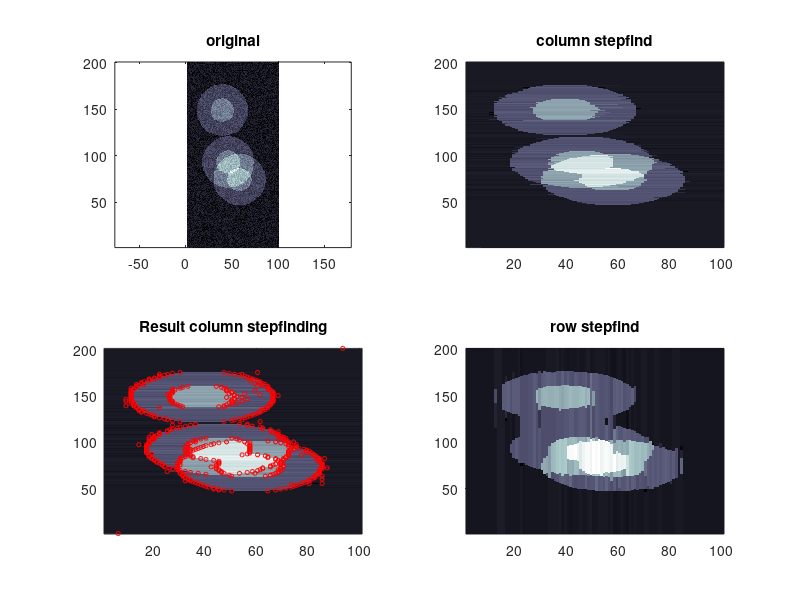

This figure's MATLAB source:
function [stepfitim_c,stepfitim_r,stepcoords_r,stepcoords_c]=matrix_stepfind_image(im)
%JWJK_C*:----[add ABCorC*----------------------------------------------------
%Title: Reduce an image by sepfinding along rows or columns
%Summary: %This function performs ccolumn- and row wise step analysis on a image. 
%The result is combined to yield coordinates of edges detected either column- or  row-wise  
%Input: image or auto-run-option
%Output: [stepidx,XXr(stepidx) YYr(stepidx) stepsX(:,3) stepsX(:,4)];
%References: CD lab, written by Jacob Kers, 2015/19
%:JWJK_C*-----[add ABCorC*---------------------------------------------------   

% 'Use this section for a Quicksheet'
    %---------------------------------------------------------------
    
    
  if nargin <1  %demo mode
    close all;
    hfz=50;     BuildPsf=hfz/3;
    lox=-hfz; hix=+hfz; loy=-2*hfz; hiy=+2*hfz;
    Spotno=3;
    im=1*rand(4*hfz+1,2*hfz+1);   
    [XX,YY]=meshgrid(lox:+hix,loy:hiy);    
    spotvectorX=(rand(Spotno,1)*hfz+hfz/2)-hfz; 
    spotvectorY=(rand(Spotno,1)*2*hfz+hfz)-2*hfz;
    for ii=1:Spotno
        RR=((XX-spotvectorX(ii)).^2+(YY-spotvectorY(ii)).^2).^0.5;
        spotpic=round(2*exp(-(RR/(BuildPsf*(2^0.5))).^2));
        im=im+spotpic;
    end
    if nargin<1
        close all;
        subplot(2,2,1);
        pcolor(im); colormap(bone) ;axis equal; shading flat; hold on;
        title('original');
    end
  end
tic
im0=im-min(im(:));   
%% row stepfind
[rr,cc]=size(im0);
    data=im0(:);
    initval.stepnumber=floor(length(data)/5); 
    initval.overshoot=1;
    initval.DemoMode=0;
    
    [FitX,stepsX,~]=StepfinderCoreCopy(data,initval);
    stepfitim_r=reshape(FitX,rr,cc);
    [XXr,YYr]=meshgrid(1:rr,1:cc);
    stepidx=stepsX(:,1); %index of step locations
    stepcoords_r=[stepidx,XXr(stepidx) YYr(stepidx) stepsX(:,3) stepsX(:,4)];
    
           
%% column stepfind
    imt=im0';
    datat=imt(:);
    initval.stepnumber=floor(length(data)/5); 
    initval.overshoot=1;
    initval.DemoMode=0;
    [FitX,stepsX,~]=StepfinderCoreCopy(datat,initval);    
    stepfitim_c=(reshape(FitX,cc,rr));
    [XXc,YYc]=meshgrid(1:rr,1:cc);
    stepidx=stepsX(:,1); %index of step locations
    stepcoords_c=[stepidx,XXc(stepidx) YYc(stepidx) stepsX(:,3) stepsX(:,4)];
    toc
    
    if  nargin<1
        close all;
        subplot(2,2,1);
        pcolor(im0); colormap(bone) ;shading flat; hold on;
        title('original');
        
        subplot(2,2,2);
        pcolor(stepfitim_c'); colormap(bone) ;shading flat;  hold on;
        title('column stepfind');
        
        subplot(2,2,3);
        pcolor(stepfitim_c'); colormap(bone) ;shading flat;  hold on;
        plot(stepcoords_c(:,3)+0.5, stepcoords_c(:,2)+0.5, 'ro', 'MarkerSize',3); 
        title('Result column stepfinding');       
    
        
        subplot(2,2,4);
        pcolor(stepfitim_r); colormap(bone) ;shading flat;  hold on;
        title('row stepfind');
        pause(0.1);
        dum=1;
    end
        

function [FitX,stepsX,S_fin]=StepfinderCoreCopy(X,initval)
%% This section (line 8 to line 240) contains the 'Core' function of the stepfinder; 
%it can be cut and autorun independently (on an auto-simulated curve) for demo purposes
    
 %This function performs a step-fitting algorithm on data in a quick fashion.
%Background theory can be found in  Supplement 3 of the paper: "Assembly dynamics of microtubules at molecular resolution" 
%J.W. Kerssemakers, E. L. Munteanu, L. Laan, T.L. Noetzel, M.E. Janson, M. Dogterom 
%Nature  442(7103) 709-12 (2006). 
%Algorhitm code developed by Jacob Kerssemakers
%GUI shell developed by Luuk Loeff
%output: list of stepsizes: [index time  levelbefore levelafter step dwelltimeafter steperror]
if nargin<2
    %close all;
    addpath(genpath(pwd));
    X=StepMaker_NestedStepsBuilder;
    initval.stepnumber=floor(length(X)); 
    initval.overshoot=1;
    initval.DemoMode=1;
end
 %tic 
 %disp('number of data points'); disp(length(X))
    %% 1 split, estimate best fit, repeat
    initval.stepnumber=min([ceil(length(X)/4) initval.stepnumber]);
    [~,~,S_raw]=Split_until_ready(X,initval); %run 1: full iteration    
    [bestshot,S_fin]=Eval_Scurve(S_raw);
    initval.stepnumber=round(min([( bestshot-1)*initval.overshoot ceil(length(X)/4)])); 
    [FitX,~,~]=Split_until_ready(X,initval); %run2: estimate done by the program
    stepsX=Get_Steps(FitX); 

%toc   
if initval.DemoMode
    figure(50);
    subplot(2,1,1); plot(X,'y'),hold;plot(FitX,'k','LineWidth',2);
    title('Data and Fit');xlabel('time');ylabel('position,a.u.');
    subplot(2,1,2); semilogx(S_fin,'k-','LineWidth',2);
    title('S-curve');xlabel('Stepnumber');ylabel('S-value, a.u.');
end


function [bestshot,S_fin]=Eval_Scurve(S_raw)
    S_raw(S_raw<1)=1; S2=S_raw-1;  %remove base line
    BaseLine=linspace(0,S2(end),length(S2)); S3=S2-BaseLine';
    %S4=smooth(S3,ceil(ix/25));
    [~,i1]=max(S3);  %peak
    %sel=find(S3>0.9*pk1);i2=max(sel(sel>=i1)); bestshot=i2;
    bestshot=i1;
    S_fin=S3;
  
    
function stepsX=Get_Steps(FitX)
%list of stepsizes: [index time step levelbefore levelafter dwelltimeafter]    
    lx=length(FitX);
    T=(1:lx)';
    difX=FitX(2:lx)-FitX(1:lx-1);
    sel=find(difX~=0);    
    lsel=length(sel);
    dwellX=T(sel(2:lsel))-T(sel(1:lsel-1)); dwellX=[dwellX' T(lx)-T(sel(lsel))]';
    stepsX=[sel T(sel) FitX(sel) FitX(sel+1) difX(sel) dwellX]; 
            
function [FitX,f,S]=Split_until_ready(X,initval)
     c=1; stop=0;
     N=length(X);    
     FitX=mean(X)*ones(N,1); 
     S=ones(initval.stepnumber,1);

     %Create the first plateau------------------------------------------
     istart=1; istop=length(X);
     [inxt, avl, avr,rankit]=Splitfast(X(istart:istop));           
     f=[[1, 1, 1, 0, 0,0];
        [istart, istop, inxt+istart-1, avl, avr,rankit]; ...
        [N, N, N,0, 0,0]];  
     %parameters needed for calculating S(1):-----------------
    qx=sum(X.^2);                                   %sum of squared data
    qm=N*(mean(X))^2;                               %sum of squared averages plateaus, startvalue
    aqm=(inxt-istart+1)*avl^2+(istop-inxt)*avr^2;   %sum of squared averages anti-plateaus, startvalue
    S(c)=(qx-aqm)/(qx-qm);                          %S: ratio of variances of fit and anti-fit        
    %---------------------------------       
     
     while stop==0 %Split until ready----------------------------------
        c=c+1;
        fsel=find((f(:,2)-f(:,1)>5)&f(:,6)~=0);        %among those plateaus sensibly long..
        [~,idx2]=max(f(fsel,6)); idx=(fsel(idx2));   %...find the best candidate to split. 
        FitX=Adapt_Fit(f,idx,FitX);                     %adapt fit-curve
        [f,qm,aqm]=expand_f(f,qm,aqm,idx,X);            %adapt plateau-table; adapt S
        S(c)=(qx-aqm)/(qx-qm);                             %Calculate new S-function  
        stop=(1.0*c>initval.stepnumber);
        
        plotmoment=((c<10)|((c>50)&(c<1000)&(mod(c,10)==0))|...
                    (c>1000)&(c<2000)&(mod(c,100)==0)|...
                    (c>2000)&(mod(c,500)==0));
                
        if initval.DemoMode && plotmoment
         %close all;
         figure(50);
            subplot(2,1,1); 
                plot(X,'y'),hold on;
                plot(FitX,'k','LineWidth',1);
                hold off;
        title('Demo of StepfinderCoreCopy')
        legend('Data', 'Fit');
            xlabel('time');ylabel('position,a.u.');
            subplot(2,1,2); 
                semilogx(S,'-k','LineWidth',2);
                title('S-curve');xlabel('Stepnumber');ylabel('S-value, a.u.');
                hold off;
            pause(0.01);
        end
    end   %-------------------------------------------------------------------
          
function [f,qm,aqm]=expand_f(f,qm,aqm,idx,X)
%this function inserts two new plateau-property rows on the location of one old one
%....and adapts the S-function nominator and denominator

   %1) Label new levels.FLR locatess 'plateau fit  left right' etc  
    nFLR=f(idx-1,2)-f(idx-1,3);       avFLR=f(idx-1,5);      %FLR
    nFML=f(idx,3)-f(idx,1)+1;         avFML=f(idx,4);        %FML
    nFMR=f(idx,2)-f(idx,3);           avFMR=f(idx,5);        %FMR
    nFRL=f(idx+1,3)-f(idx+1,1)+1;     avFRL=f(idx+1,4);      %FRL
      
    %remove contribution from old plateau(s) from S-function terms
    qm=qm-1/(nFML+nFMR)*(nFML*avFML+nFMR*avFMR)^2;            %FM
    aqm=aqm-    1/(nFLR+nFML)*(nFLR*avFLR+nFML*avFML)^2-...   %CL
                1/(nFMR+nFRL)*(nFMR*avFMR+nFRL*avFRL)^2;      %CR
            
    %2a) construct new first plateau entry, left
	istart=f(idx,1); istop=f(idx,3);
	[inxt, avl, avr,rankit]=Splitfast(X(istart:istop));
    n1=[istart istop inxt+istart-1, avl, avr,rankit];
    
    %2b) construct new first plateau entry, right
	istart=f(idx,3)+1; istop=f(idx,2);
	[inxt, avl, avr,rankit]=Splitfast(X(istart:istop));
	n2=[istart istop inxt+istart-1, avl, avr,rankit];
	
    %3) Insert these two new plateaus in place of the old one
	[lf,~]=size(f);      
    block1=f(1:idx,:);      block1(idx,:)=n1;
	block2=f(idx:lf,:); 	block2(1,:)=n2;
	f=[block1; block2];
    
    %Label newly defined levels.FMLR locates 'plateaufit mid/left/right' etc
    nFMLL=f(idx,3)-f(idx,1)+1;          avFMLL=f(idx,4);    %FMLL
    nFMLR=f(idx,2)-f(idx,3);            avFMLR=f(idx,5);    %FMLR
    nFMRL=f(idx+1,3)-f(idx+1,1)+1;      avFMRL=f(idx+1,4);  %FMRL
    nFMRR=f(idx+1,2)-f(idx+1,3);        avFMRR=f(idx+1,5);  %FMRR
    
    %4) add contribution from new plateau(s) to S-function terms
    qm=qm...
        +1/(nFMLL+nFMLR)*(nFMLL*avFMLL+nFMLR*avFMLR)^2 ...  %FML
        +1/(nFMRL+nFMRR)*(nFMRL*avFMRL+nFMRR*avFMRR)^2;     %FMR
    aqm=aqm ...
        +1/(nFLR+nFMLL)*(nFLR*avFLR+nFMLL*avFMLL)^2 ...      %CTL
        +1/(nFMLR+nFMRL)*(nFMLR*avFMLR+nFMRL*avFMRL)^2 ...   %CTM
        +1/(nFMRR+nFRL)*(nFMRR*avFMRR+nFRL*avFRL)^2;         %CTR

function FitX=Adapt_Fit(f,idx,FitX)
	%This function creates step  and property curves adds new plateaus
	i1=f(idx,1); i2=f(idx,3);av1=f(idx,4);
    i3=f(idx,3)+1; i4=f(idx,2);av2=f(idx,5);
    FitX(i1:i2)=av1; FitX(i3:i4)=av2;
              
 function [idx, avl, avr,rankit]=Splitfast(Segment)              %
%this function also adresses a one-dim array 'Segment'
%and determines the best step-fit there
%To save time, functions like 'mean' are avoided
    w=length(Segment);     
    if w>3
		Chisq=(1:w-1)*0;                           
        AvL=Segment(1);    AvR=sum(Segment(2:w))/(w-1); AvAll=sum(Segment)/w;  
        for t=2:w-2
            AvL=(AvL*(t-1)+Segment(t))/t;     AvR=(AvR*(w-t+1)-Segment(t))/(w-t);
            DStepL=AvL-AvAll;           DStepR=AvR-AvAll;
            DeltaChisq=((DStepL.^2)*t+(DStepR.^2)*(w-t));            
            Chisq(t)=-DeltaChisq;       
        end
         [~,idx]=min(Chisq(2:w-2)); idx=idx+1;
         avl=mean(Segment(1:idx));                    avr=mean(Segment(idx+1:w));
         %rankit=(avr-avl)^2/(1/(idx-1)+1/(w-idx-1));  %quantity expresing predicted accuracy step (squared)
         rankit=(avr-avl)^2*w;
    else                                            %low-limit cases
         rankit=0;               
         switch w
             case 3 
                a=(Segment(2)+Segment(3))/2-Segment(1);            b=Segment(3)-(Segment(1)+Segment(2))/2;
                cL=[Segment(1) , (Segment(1)+Segment(2))/2];      cR=[(Segment(2)+Segment(3))/2 , Segment(3)]; 
                [~,idx]=max([a b]);    avl=cL(idx);  avr=cR(idx);
            case 2
                idx=1;  avl=Segment(1); avr=Segment(2); 
        end
    end
    